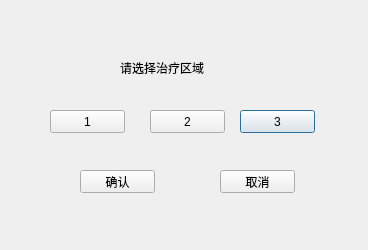
<?xml version="1.0" encoding="UTF-8"?>
<ui version="4.0">
 <class>UserSavedSetting</class>
 <widget class="QDialog" name="UserSavedSetting">
  <property name="geometry">
   <rect>
    <x>0</x>
    <y>0</y>
    <width>368</width>
    <height>250</height>
   </rect>
  </property>
  <property name="windowTitle">
   <string>Dialog</string>
  </property>
  <widget class="QPushButton" name="areaBtn3">
   <property name="geometry">
    <rect>
     <x>240</x>
     <y>110</y>
     <width>75</width>
     <height>23</height>
    </rect>
   </property>
   <property name="text">
    <string>3</string>
   </property>
  </widget>
  <widget class="QPushButton" name="areaBtn1">
   <property name="geometry">
    <rect>
     <x>50</x>
     <y>110</y>
     <width>75</width>
     <height>23</height>
    </rect>
   </property>
   <property name="text">
    <string>1</string>
   </property>
  </widget>
  <widget class="QPushButton" name="areaBtn2">
   <property name="geometry">
    <rect>
     <x>150</x>
     <y>110</y>
     <width>75</width>
     <height>23</height>
    </rect>
   </property>
   <property name="text">
    <string>2</string>
   </property>
  </widget>
  <widget class="QPushButton" name="cancelBtn">
   <property name="geometry">
    <rect>
     <x>220</x>
     <y>170</y>
     <width>75</width>
     <height>23</height>
    </rect>
   </property>
   <property name="text">
    <string>取消</string>
   </property>
  </widget>
  <widget class="QLabel" name="label_2">
   <property name="geometry">
    <rect>
     <x>120</x>
     <y>60</y>
     <width>101</width>
     <height>16</height>
    </rect>
   </property>
   <property name="text">
    <string>请选择治疗区域</string>
   </property>
  </widget>
  <widget class="QPushButton" name="submitBtn">
   <property name="geometry">
    <rect>
     <x>80</x>
     <y>170</y>
     <width>75</width>
     <height>23</height>
    </rect>
   </property>
   <property name="text">
    <string>确认</string>
   </property>
  </widget>
 </widget>
 <resources/>
 <connections/>
</ui>
